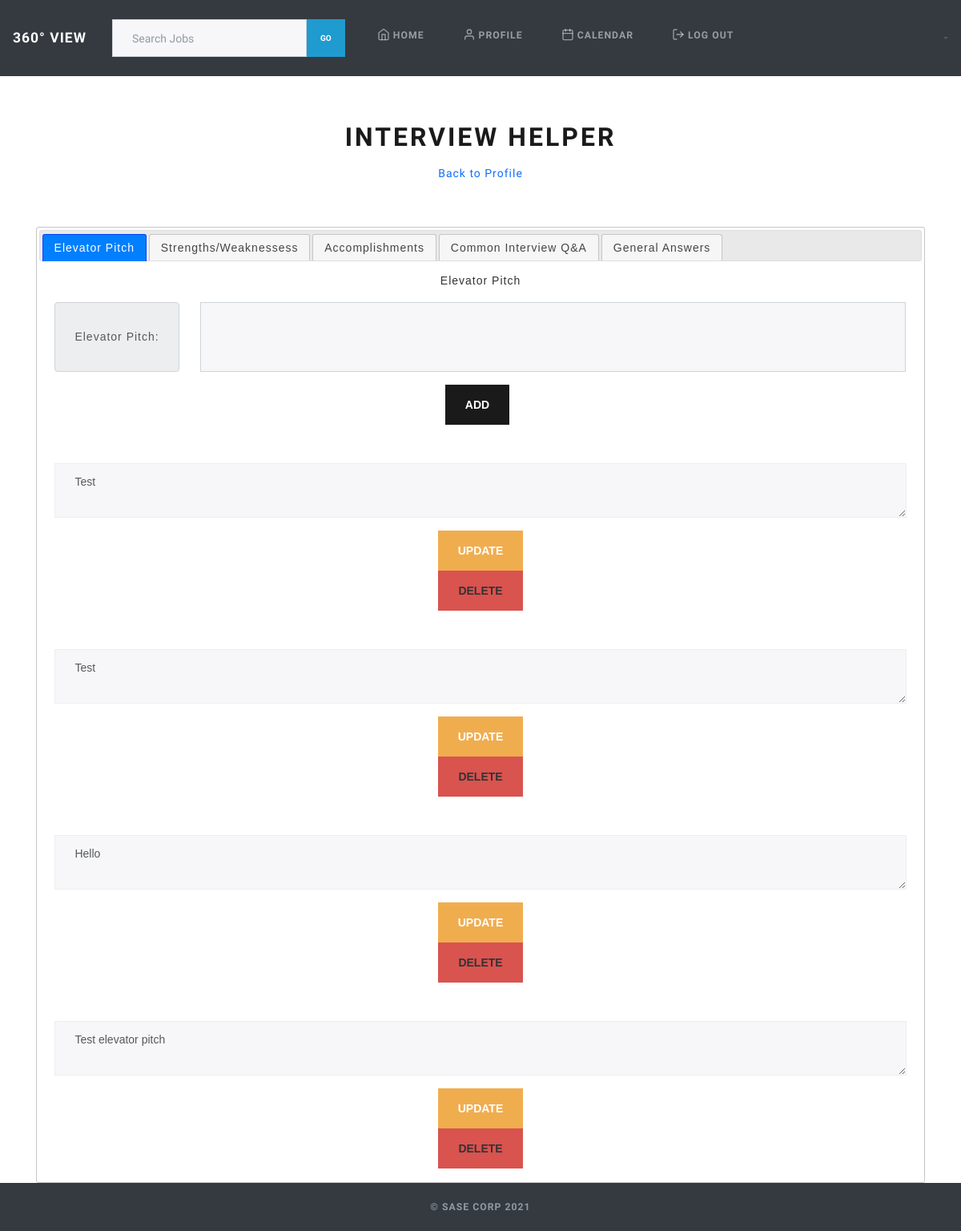
Page /job/interview_helper/3 (signed in) on the earlier database version.
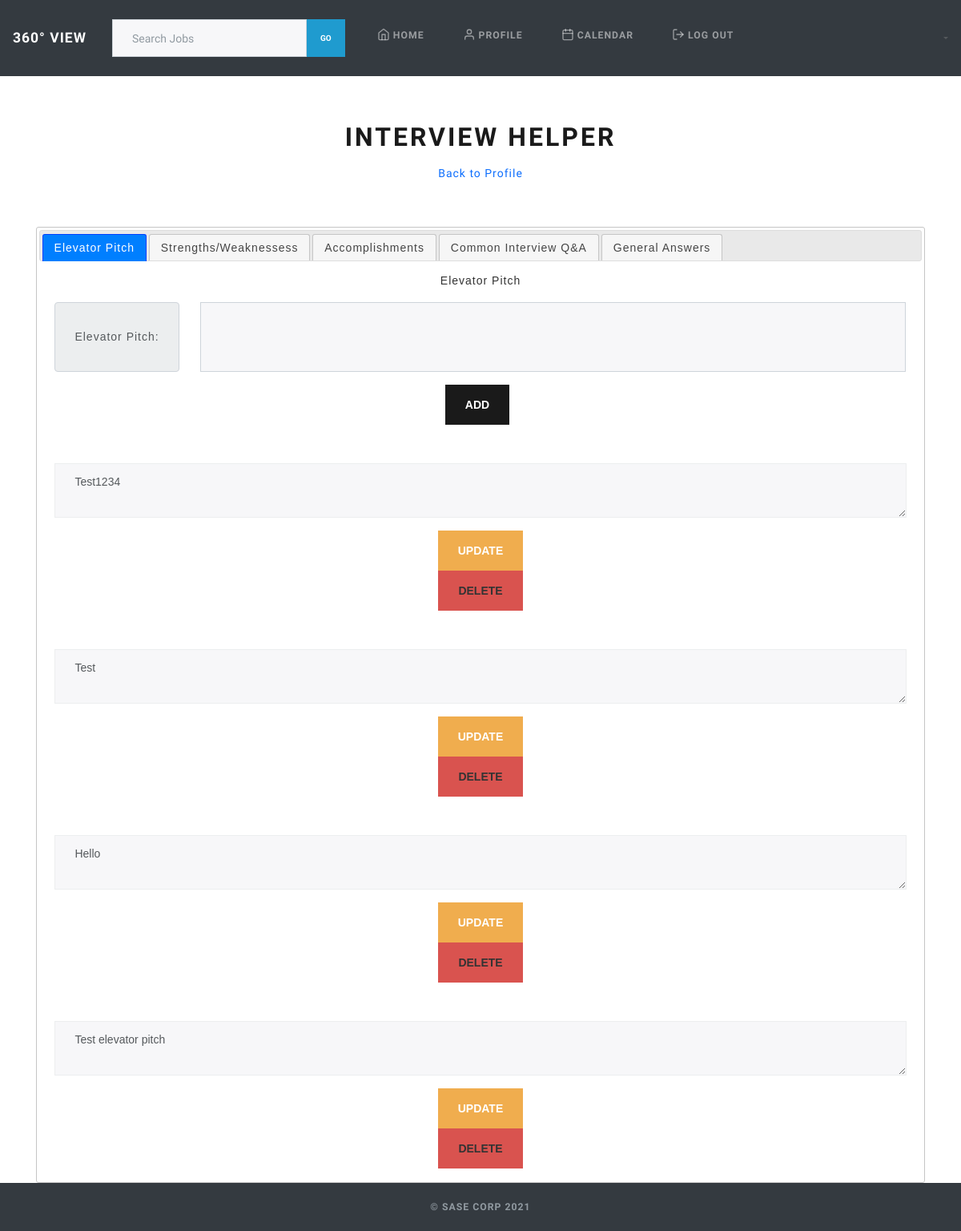
Same page on the later database version.
### jobSearch_app/models.py (models this page shows)
class ElevatorPitch(models.Model):
    creator = models.ForeignKey(User, on_delete=models.CASCADE)
    elevator_pitch = models.TextField()
    created_at = models.DateField(auto_now=True)
    updated_at = models.DateField(auto_now_add=True)

### jobSearch_app/views.py (the view)
# urls.py: path('interview_helper/<int:user_id>', views.interview_helper),
def interview_helper(request, user_id):
    if 'userid' in request.session:
        user = User.objects.get(id=user_id)
        context = {
            "user": User.objects.get(id=user_id),
            'elevator_pitch': ElevatorPitch.objects.filter(creator = user),
            'str_weak': Strength_Weakness.objects.filter(creator = user),
            'accomplishments': Accomplishments.objects.filter(creator = user),
            'common_qa': CommonQA.objects.filter(creator = user),
            'general': General.objects.filter(creator = user)
        }
        return render(request, 'interview-helper.html', context)
    else:
        return redirect('/')

### jobSearch_app/templates/interview-helper.html (shortened to what this page needs)
<!DOCTYPE html>
<html lang="en">
<head>
    <link rel="stylesheet" href="https://cdn.jsdelivr.net/npm/bootstrap@5.0.1/dist/css/bootstrap.min.css">
    <link rel="stylesheet" href="https://cdn.jsdelivr.net/npm/bootswatch@4.5.2/dist/lux/bootstrap.min.css">
    <link rel="stylesheet" href="https://cdn.jsdelivr.net/npm/bootstrap-icons@1.3.0/font/bootstrap-icons.css">
    <link rel="stylesheet" href="//code.jquery.com/ui/1.12.1/themes/base/jquery-ui.css">
    {% load static %}
    <link rel="stylesheet" href="{% static 'css/styles.css' %}">
</head>
<header class="mb-5">
    {% include "top-nav.html" %}
</header>
<body class="text-center d-flex flex-column min-vh-100" style="padding-top: 3.5rem;">
    <div class="container">
        <main role="main" class="inner cover">
            <div class="row justify-content-lg-between mt-5">
                <div class="col-12">
                    <h1>INTERVIEW HELPER</h1>
                </div>
                <a class="nav-link" href="/job/profile/{{user.id}}">Back to Profile</a>
                <div class="col-12 mt-5">
                    <div id="tabs">
                        <ul>
                            <li><a href="#tabs-1">Elevator Pitch</a></li>
                            <li><a href="#tabs-2">Strengths/Weaknessess</a></li>
                            <li><a href="#tabs-3">Accomplishments</a></li>
                            <li><a href="#tabs-4">Common Interview Q&A</a></li>
                            <li><a href="#tabs-5">General Answers</a></li>
                        </ul>
                        <div id="tabs-1">
                            <p>Elevator Pitch</p>
                            <form id="elevatorPitch_form" action="/job/interview_helper/{{user.id}}/elevator_pitch" method="POST" autocomplete="off">
                                <div class="form-group row">
                                    <div class="input-group-prepend col-2">
                                        <span class="input-group-text">Elevator Pitch: </span>
                                    </div>
                                    <div class="col-10">
                                        <input type="text" id="elevator-pitch" name="elevator-pitch" class="form-control form-control-lg">
                                    </div>
                                </div>
                                <button class="btn btn-primary mr-2" type="submit">Add</button>
                            </form>
                            {% for pitch in elevator_pitch %}
                                <form id="elevatorPitch_editForm" action="/job/interview_helper/{{user.id}}/elevator_pitch/update/{{ pitch.id }}" method="POST" autocomplete="off">
                                    <div class="form-group">
                                        <textarea class="form-control border mt-5" name="elevator_pitch_edit" id="elevator_pitch_edit">{{ pitch.elevator_pitch }}</textarea>
                                    </div>
                                    <button class="btn btn-warning" type="submit">Update</button>
                                </form>
                                <button class="btn btn-danger" type="submit"><a href="/job/interview_helper/{{user.id}}/elevator_pitch/delete/{{ pitch.id }}">Delete</a></button>
                            {% endfor %}
                        </div>
                    </div>
                </div>
            </div>
        </main>
    </div>
    {% include "footer.html" %}
</body>
</html>

Differences in the rows shown:
changed ElevatorPitch: elevator_pitch_edit "Test" → "Test1234"
